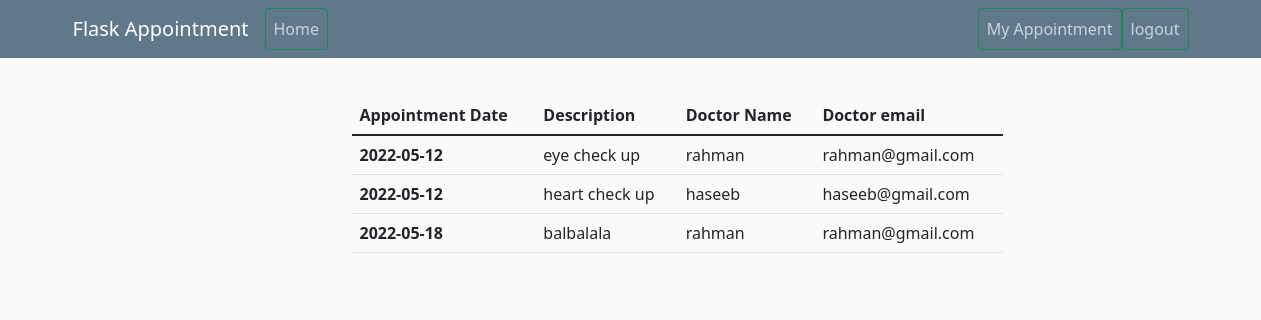
Page /view/booked/appointment (signed in) on the committed database.
### appointment_system/models.py (models this page shows, shortened)
class Appointment(db.Model):
    id = db.Column(db.Integer, primary_key=True)
    date= db.Column(db.Date)
    schedule_id = db.Column(db.Integer, db.ForeignKey('schedule.id'))
    description = db.Column(db.String(100), nullable=False)
    doctor_id = db.Column(db.Integer, db.ForeignKey('doctor.id'), nullable=True)
    patient_id = db.Column(db.Integer, db.ForeignKey('patient.id'), nullable=True)

class Doctor(db.Model):
    id = db.Column(db.Integer, primary_key=True)
    name = db.Column(db.String(20), unique=True, nullable=False)
    email = db.Column(db.String(120), unique=True, nullable=False)
    appointment = db.relationship('Appointment', backref='doctor', lazy=True)
    user_id = db.Column(db.Integer, db.ForeignKey('user.id'))
    is_approved = db.Column(db.Boolean, nullable=False, default=False)
    schedule = db.relationship('Schedule', backref='doctor')

### appointment_system/routes.py (the view)
@app.route("/view/booked/appointment")
def user_view_appointment():
    patient = Patient.query.filter_by(user_id=current_user.id).first()
    print(patient)
    my_appointment = db.session.query(Appointment.date, Appointment.description, Doctor.name, Doctor.email)\
                    .join(Doctor, Doctor.id==Appointment.doctor_id).filter(Appointment.patient_id==patient.id).all()
    return render_template('my_appointment.html', appointments=my_appointment)

### appointment_system/models.py (called while the page is built)
@login_manager.user_loader
def load_user(user_id):
    return User.query.get(int(user_id))

    def __repr__(self):
        return f"Patient('{self.id}', '{self.name}', '{self.email}')"

### appointment_system/templates/my_appointment.html
{% extends "layout.html" %}
{% block content %}
    <div class="col-md-12 ">
        <table class="table ">
            <thead  >
              <tr>
                <th scope="col">Appointment Date</th>
                <th scope="col">Description</th>
                <th scope="col">Doctor Name</th>
                <th scope="col">Doctor email</th>
              </tr>
            </thead>
            <tbody>
                {% for appointment in appointments %}
                    <tr>
                        <th scope="row">{{ appointment.date}}</th>
                        <td>{{ appointment.description }}</td>
                        <td>{{ appointment.name }}</td>
                        <td>{{ appointment.email }}</td>
                    </tr>
                {% endfor %}
            </tbody>
        </table>
    </div>
{% endblock %}

### appointment_system/templates/layout.html (shortened to what this page needs)
<html lang="en">
<head>
    <link href="https://cdn.jsdelivr.net/npm/bootstrap@5.1.3/dist/css/bootstrap.min.css" rel="stylesheet"
>
    <link rel="stylesheet" type="text/css" href="{{ url_for('static', filename='main.css') }}">
    <link rel="stylesheet" href="https://cdn.jsdelivr.net/npm/bootstrap-icons@1.8.1/font/bootstrap-icons.css">
</head>
<body>
    <header class="site-header">
        <nav class="navbar navbar-expand-md navbar-dark bg-steel fixed-top">
            <div class="container">
                <a class="navbar-brand mr-4" href="/">Flask Appointment</a>
                <div class="collapse navbar-collapse d-flex justify-content-between" id="navbarToggle">
                    <div class="navbar-nav">
                        <a class="nav-item nav-link btn btn-outline-success" href="{{ url_for('home') }}">Home</a>
                    </div>
                    <div class="navbar-nav ">
                        {% if current_user.role == 'patient' %}
                        <a class="nav-item nav-link btn btn-outline-success"
                            href="{{ url_for('user_view_appointment') }}">My Appointment</a>
                        {% endif %}
                        {% if current_user.is_authenticated %}
                        <a class="nav-item nav-link btn btn-outline-success" href="{{ url_for('logout') }}">logout</a>
                        {% else %}
                        <a class="nav-item nav-link btn btn-outline-success" href="{{ url_for('login') }}">Login</a>
                        <a class="nav-item nav-link btn btn-outline-success"
                            href="{{ url_for('register_user') }}">Register</a>
                        {% endif %}
                    </div>
                </div>
            </div>
        </nav>
    </header>
    <main role="main" class="container">
        <div class="row">
            <div class="mt-3 d-flex">
                <div class="col-md-3"></div>
                <div class="col-md-7">
                    {% block content %}{% endblock %}
                </div>
                <div class="col-md-3"></div>
            </div>
    </main>
</body>
</html>

### appointment_system/static/main.css (style rules this page uses)
body { background: #fafafa; color: #333333; margin-top: 5rem; }
a { text-decoration: none; }
.bg-steel { background-color: #5f788a; }
.site-header .navbar-nav .nav-link { color: #cbd5db; }

### rows in the picture
Appointment: date "2022-05-12", description "eye check up", name "rahman", email "rahman@gmail.com"
Appointment: date "2022-05-12", description "heart check up", name "haseeb", email "haseeb@gmail.com"
Appointment: date "2022-05-18", description "balbalala", name "rahman", email "rahman@gmail.com"
